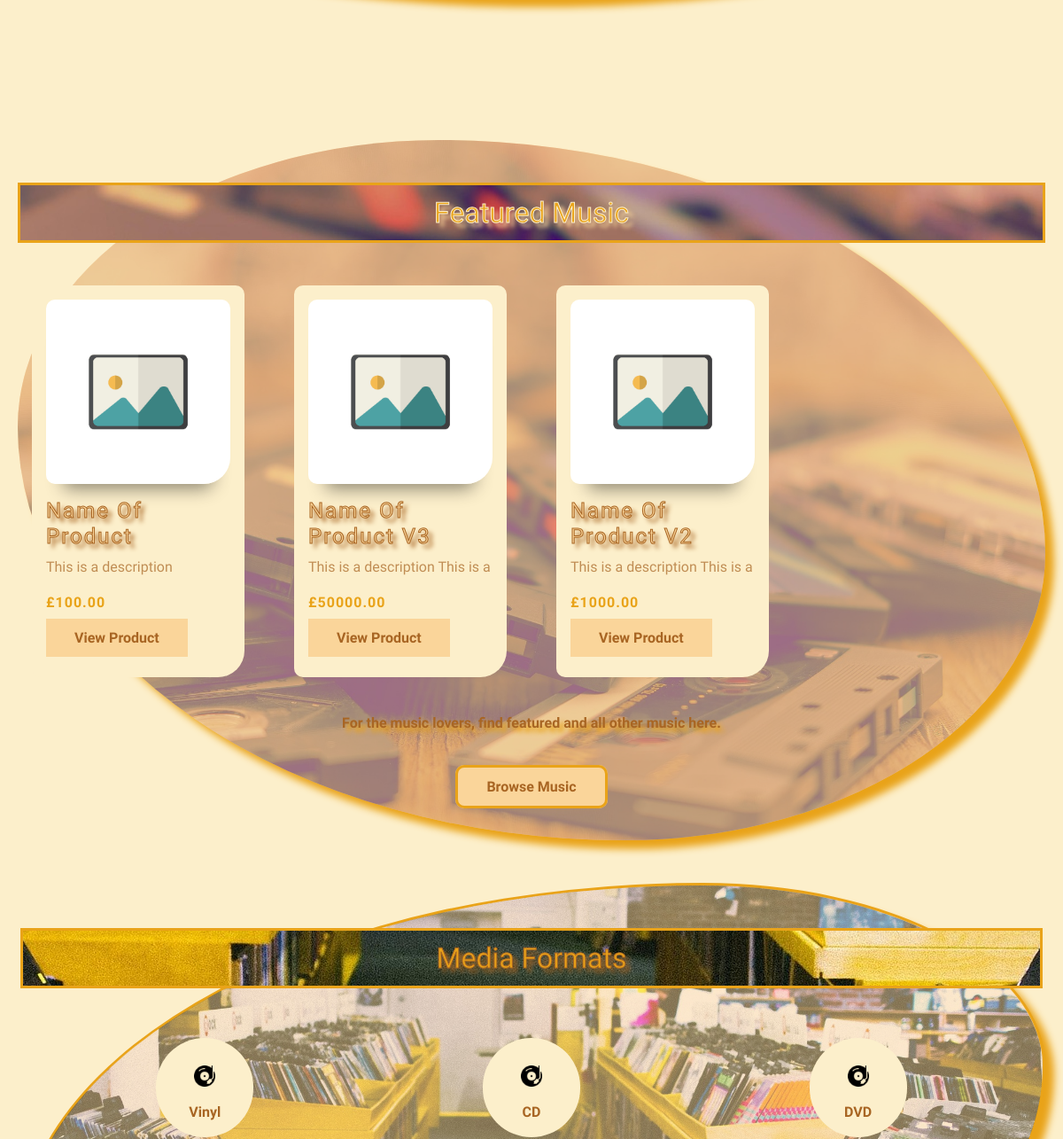
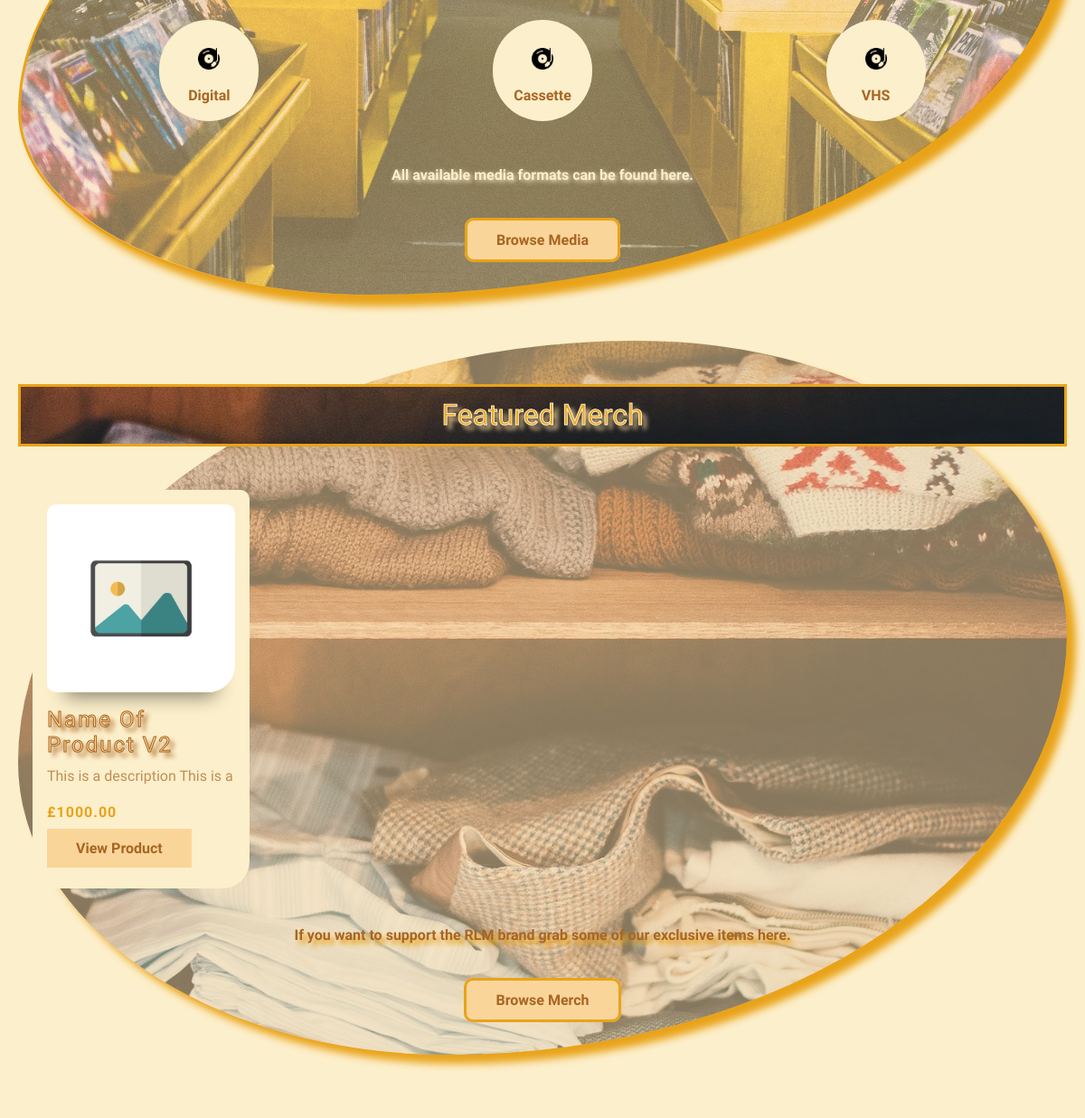
The app's page / (middle part), older data (2 pictures, top to bottom).
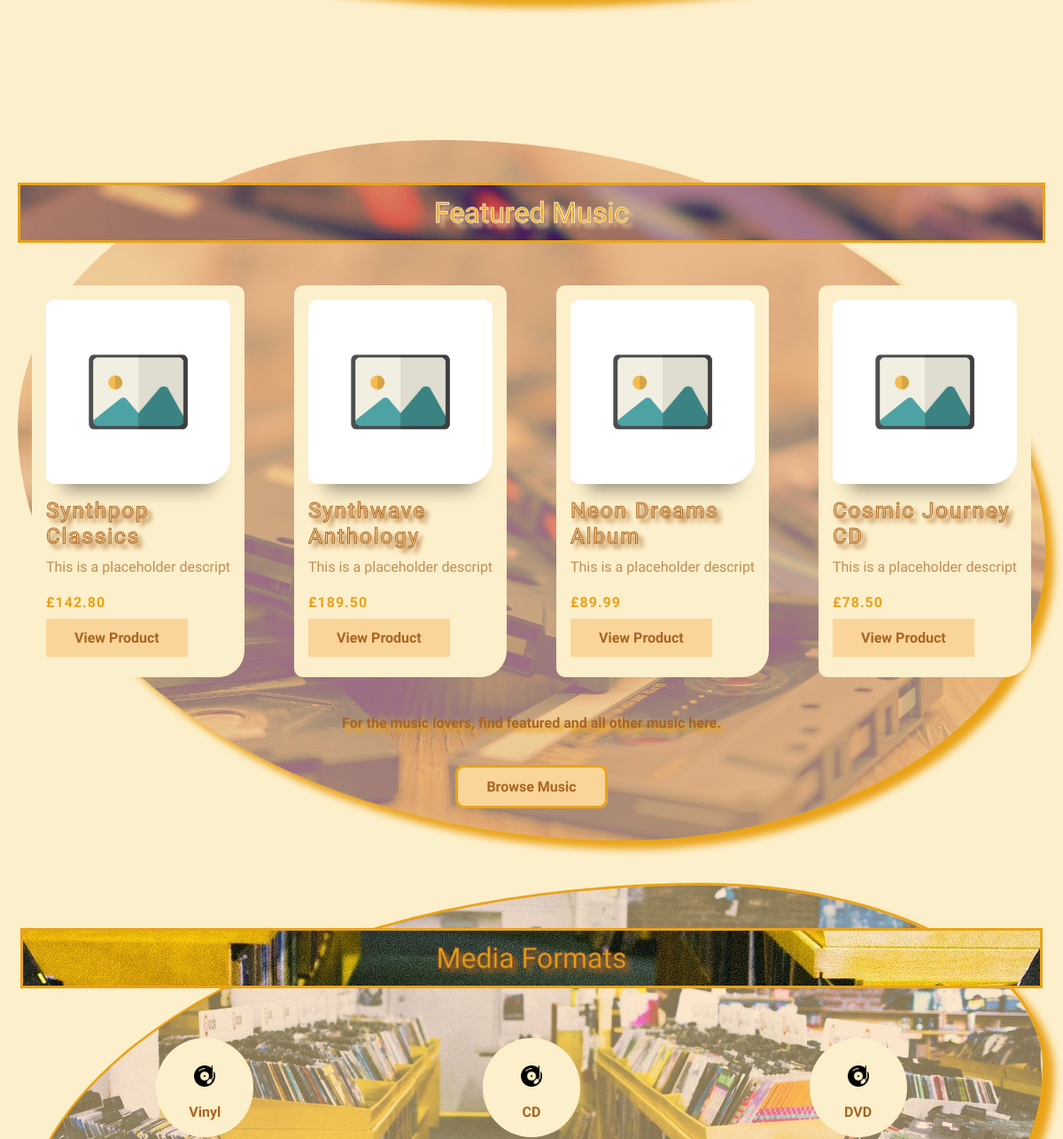
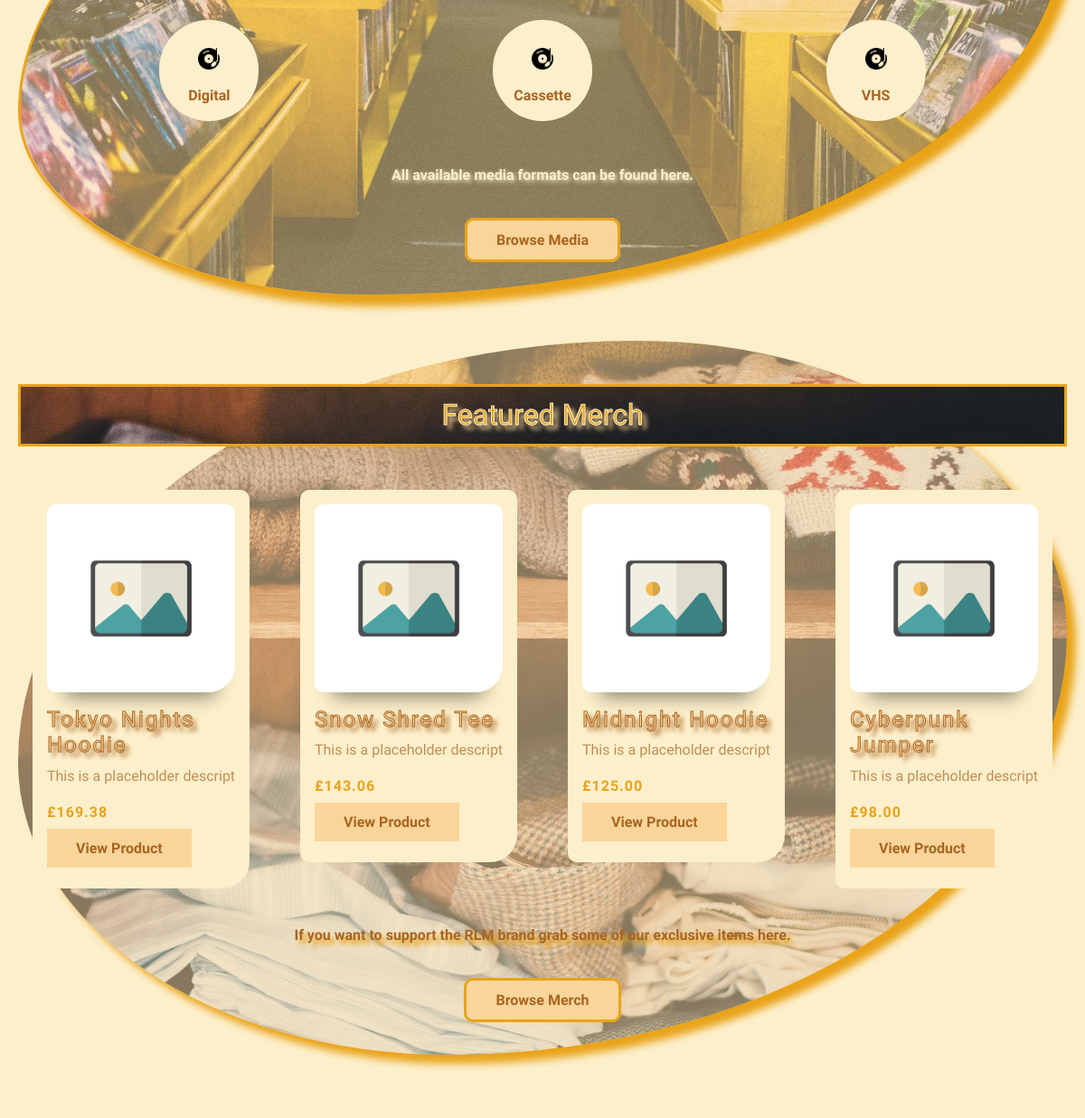
The same page, newer data (2 pictures, top to bottom).
### products/models.py (models this page shows, shortened)
class Product(models.Model):
    SIZE_CHOICES = [
        ('S', 'Small'),
        ('M', 'Medium'),
        ('L', 'Large'),
        ('XL', 'Extra Large'),
        ('XXL', 'Double Extra Large'),
    ]
    name = models.CharField(max_length=200)
    slug = models.SlugField(unique=True)
    category = models.ForeignKey(Category, on_delete=models.CASCADE, null=True)
    description = models.TextField()
    genre = models.ForeignKey(Genre, on_delete=models.SET_NULL, null=True, blank=True)
    media_type = models.ForeignKey(MediaType, on_delete=models.SET_NULL, null=True, blank=True)
    price = models.DecimalField(max_digits=10, decimal_places=2)
    stock = models.PositiveIntegerField()
    size = models.CharField(max_length=3, choices=SIZE_CHOICES, blank=True, null=True)
    is_featured = models.BooleanField(default=False)
    is_limited_edition = models.BooleanField(default=False)
    created_at = models.DateTimeField(auto_now_add=True)
    def get_absolute_url(self):
        return reverse('products:detail', kwargs={'slug': self.slug})

class MediaType(models.Model):
    name = models.CharField(max_length=100)
    slug = models.SlugField(unique=True, null=True, blank=True)

### core/views.py (the view)
# urls.py: path('', views.home, name='home'),
def home(request):
    genres = Genre.objects.all()
    media_types = MediaType.objects.all()
    featured_clothing = Product.objects.filter(is_featured=True, category=2)[:4]
    featured_music = Product.objects.filter(is_featured=True, media_type__in=range(1, 7))[:4]
    return render(request, 'core/home.html', {
        'genres': genres,
        'media_types': media_types,
        'featured_clothing': featured_clothing,
        'featured_music': featured_music,
    })

### templates/core/home.html (shortened to what this page needs)
{% extends 'base.html' %}
{% load static %}
{% block content %}
<section class="hero-subtitle-section text-center py-5">
</section>
<section class="featured-music-section py-5">
    <div class="featured-container">
        <div class="featured-title-music-container">
            <h2 class="text-center m-1 p-2">Featured Music</h2>
        </div>
        <div class="row g-4">
            {% for product in featured_music %}
            <div class="product-card-container col-md-6 col-lg-3">
                <div class="product-card">
                    <img src="{{ product.images.first.image.url|default:'/static/images/stock-image.jpg' }}"
                        class="card-img-top" alt="{{ product.name }}">
                    <div class="product-card-body">
                        <div class="product-card-title">
                            <h4>{{ product.name }}</h4>
                        </div>
                        <div class="product-card-description">
                            <p> {{ product.description }}</p>
                        </div>
                        <p class="product-card-text fw-bold">£{{ product.price }}</p>
                        <a href="{{ product.get_absolute_url }}" class="btn-retro">View Product</a>
                    </div>
                </div>
            </div>
            {% endfor %}
        </div>
    </div>
    <p class="featured-desc text-center p-4">For the music lovers, find featured and all other music here.</p>
    <div class="text-center mt-4">
        <a href="{% url 'products:list' %}?category=music" class="btn-retro-hero">Browse Music</a>
    </div>
</section>
<section class="category-section py-5">
    <div class="category-container">
        <div class="category-title-container">
            <h2 class="text-center m-1 p-2">Media Formats</h2>
        </div>
        <div class="m-4 row g-4 justify-content-center">
            {% for type in media_types %}
            <div class="category-tile-container col-6 col-md-4 col-lg-4">
                <a href="{% url 'products:list' %}?media={{ type.slug }}" class="category-tile text-center p-3 d-block fw-bold">
                    <div class="category-icon mb-2"><img src="/static/images/icons/media.png"></div>
                    <strong>{{ type.name }}</strong>
                </a>
            </div>
            {% endfor %}
        </div>
    </div>
    <p class="text-center p-4">All available media formats can be found here.</p>
    <div class="text-center mt-4">
        <a href="{% url 'products:list' %}" class="btn-retro-hero">Browse Media</a>
    </div>
</section>
<section class="featured-clothing-section py-5">
    <div class="featured-container">
        <div class="featured-title-clothing-container">
            <h2 class="text-center m-1 p-2">Featured Merch</h2>
        </div>
        <div class="row g-4">
            {% for product in featured_clothing %}
            <div class="product-card-container col-md-6 col-lg-3">
                <div class="product-card">
                    <img src="{{ product.images.first.image.url|default:'/static/images/stock-image.jpg' }}"
                        class="card-img-top" alt="{{ product.name }}">
                    <div class="product-card-body">
                        <div class="product-card-title">
                            <h4>{{ product.name }}</h4>
                        </div>
                        <div class="product-card-description">
                            <p> {{ product.description }}</p>
                        </div>
                        <p class="product-card-text fw-bold">£{{ product.price }}</p>
                        <a href="{{ product.get_absolute_url }}" class="btn-retro">View Product</a>
                    </div>
                </div>
            </div>
            {% endfor %}
        </div>
    </div>
    <p class="featured-desc text-center p-4">If you want to support the RLM brand grab some of our exclusive items here.</p>
    <div class="text-center mt-4">
        <a href="{% url 'products:list' %}?category=clothing" class="btn-retro-hero">Browse Merch</a>
    </div>
</section>
{% endblock %}

Row changes from the older to the newer data that the page shows:
removed Product: name "Name Of Product", description "This is a description", price "100.00", shown under "Featured Music"
no longer on this page (row edited): Product: name "Name Of Product V3", description "This is a description This is…", price "50000.00", shown under "Featured Music"
removed Product: name "Name Of Product V2", description "This is a description This is…", price "1000.00"
added Product: name "Synthpop Classics", description "This is a placeholder descri…", price "142.80", shown under "Featured Music"
added Product: name "Synthwave Anthology", description "This is a placeholder descri…", price "189.50", shown under "Featured Music"
added Product: name "Neon Dreams Album", description "This is a placeholder descri…", price "89.99", shown under "Featured Music"
added Product: name "Cosmic Journey CD", description "This is a placeholder descri…", price "78.50", shown under "Featured Music"
added Product: name "Tokyo Nights Hoodie", description "This is a placeholder descri…", price "169.38", shown under "Featured Merch"
added Product: name "Snow Shred Tee", description "This is a placeholder descri…", price "143.06", shown under "Featured Merch"
added Product: name "Midnight Hoodie", description "This is a placeholder descri…", price "125.00", shown under "Featured Merch"
added Product: name "Cyberpunk Jumper", description "This is a placeholder descri…", price "98.00", shown under "Featured Merch"
